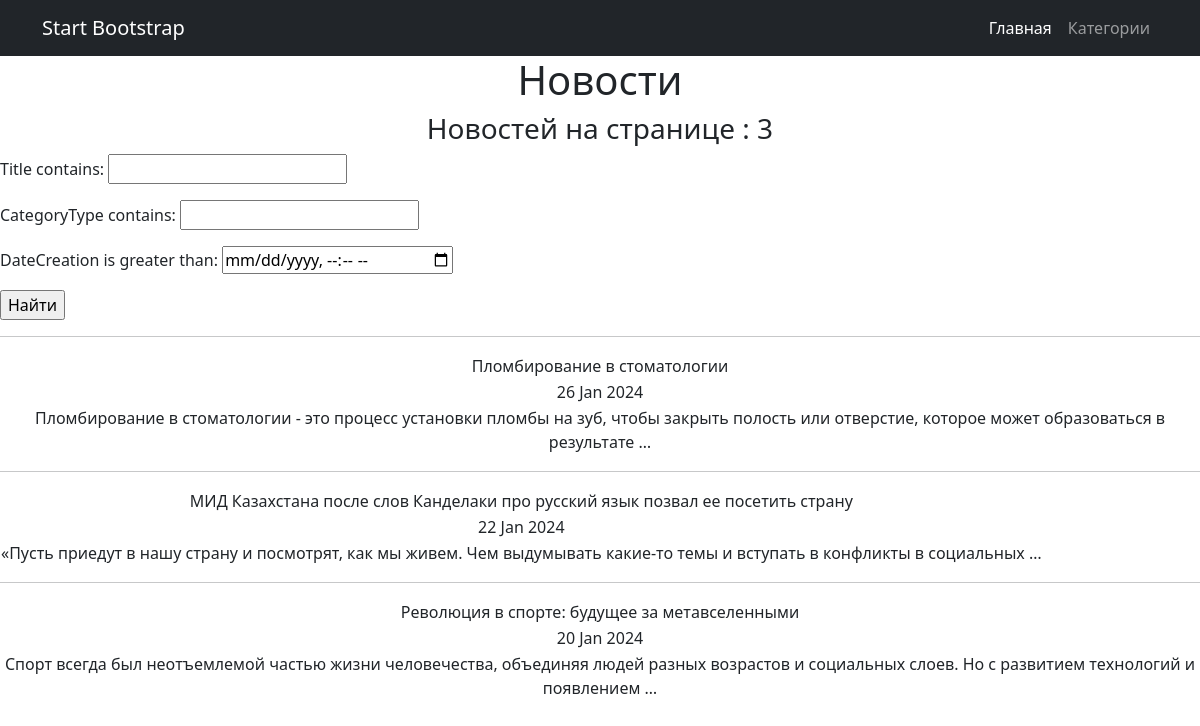
Before: /news/ with the older database file.
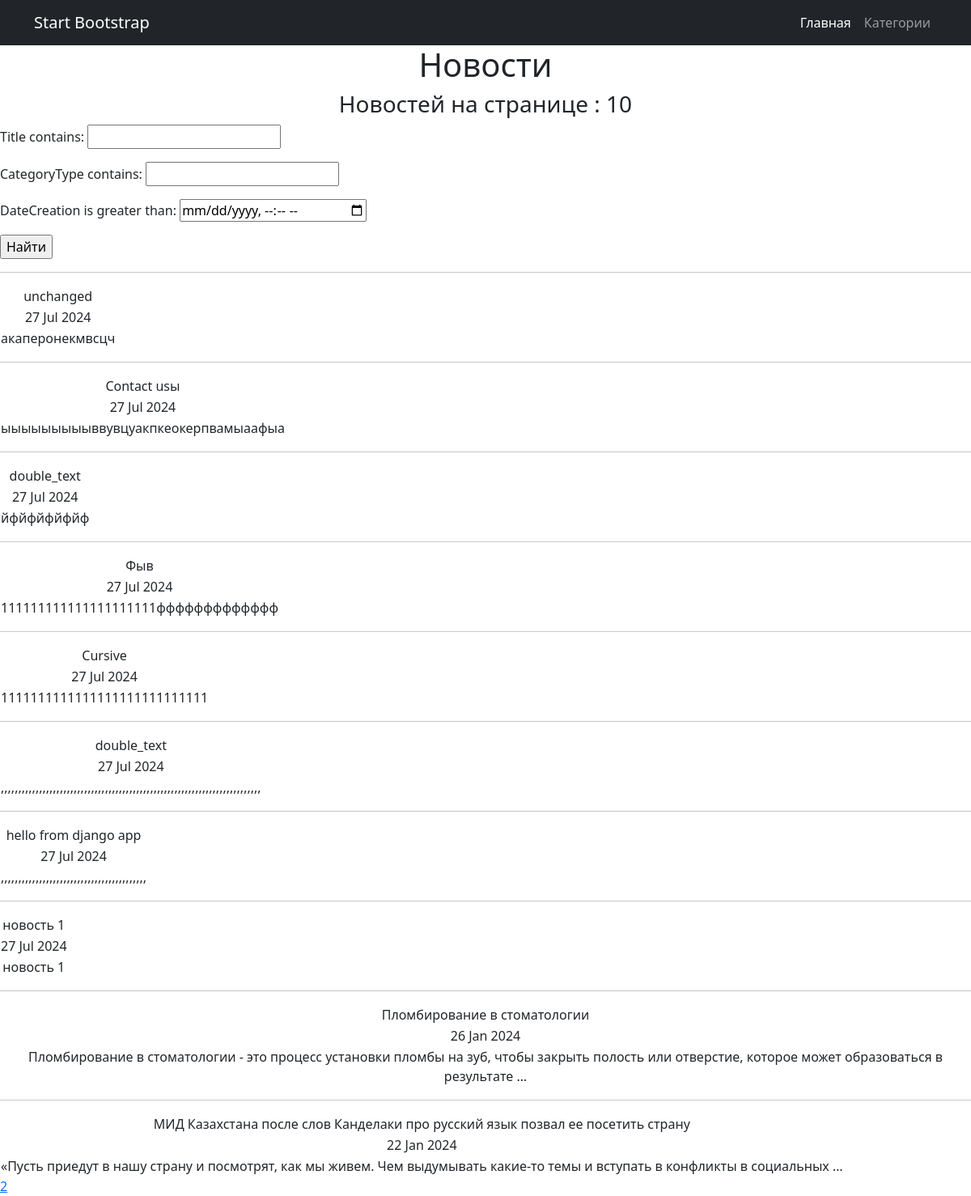
After: the same page with the newer database file.
### news/models.py (models this page shows, shortened)
class Post(models.Model):
    author = models.ForeignKey(Author, on_delete=models.CASCADE)
    NEWS = 'NW'
    ARTICLE = 'AR'
    CATEGORY_CHOICES = (
        (NEWS,'Новость'),
        (ARTICLE, 'Статья'),
    )
    categoryType = models.CharField(max_length=2, choices=CATEGORY_CHOICES, default=ARTICLE)
    dateCreation = models.DateTimeField(auto_now=True,)
    postCategory = models.ManyToManyField(Category, through='PostCategory')
    title = models.CharField(max_length=128)
    text = models.TextField()
    rating = models.SmallIntegerField(default=0)

### news/views.py (the view)
# urls.py: path('', News.as_view()),
class News(ListView):
    model = Post
    ordering = '-dateCreation'
    template_name = 'news.html'
    context_object_name = 'news'
    paginate_by = 10
    def get_queryset(self):
        queryset = super().get_queryset()
        self.filterset = NewsFilter(self.request.GET, queryset)
        return self.filterset.qs
    def get_context_data(self, **kwargs):
        context = super().get_context_data(**kwargs)
        context['time_now'] = datetime.utcnow()
        context['next_sale'] = None
        context['filterset'] = self.filterset
        return context

### templates/news.html (shortened to what this page needs)
{% extends 'flatpages/default.html' %}
{% load custom_filters %}
{% block content %}
    <h1 style="text-align: center;">Новости</h1>
    <h3 style="text-align: center;">Новостей на странице : {{ news|length }}</h3>
    <form action="" method="get">
        {{ filterset.form.as_p }}
        <input type="submit" value="Найти" />
    </form>
    {% if news %}
        {% for separateNews in news %}
            <table style="text-align: center;">
            <hr>
            <tr>
                <td style="text-align: center;">{{ separateNews.title }}</td>
            </tr>
            <tr>
            <td style="text-align: center;">{{ separateNews.dateCreation|date:'d M Y' }}</td>
            </tr>
            <tr>
                <td style="text-align: center;">{{ separateNews.text|truncatewords:20 }}</td>
            </tr>
            </table>
            {% endfor %}
        {% else %} <h2>Новостей пока нет</h2>
    {% endif %}
    {% if page_obj.has_next %}
        <a href="?page={{ page_obj.next_page_number }}">{{ page_obj.next_page_number }}</a>
    {% endif %}
{% endblock content %}

### templates/flatpages/default.html (shortened to what this page needs)
<!DOCTYPE html>
<html lang="en">
    <head>
        {% load static %}
        <link href="{% static 'css/styles.css' %}" rel="stylesheet" />
    </head>
    <body>
        <nav class="navbar navbar-expand-lg navbar-dark bg-dark">
            <div class="container">
                <a class="navbar-brand" href="#">Start Bootstrap</a>
                <div class="collapse navbar-collapse" id="navbarSupportedContent">
                    <ul class="navbar-nav ms-auto mb-2 mb-lg-0">
                        <li class="nav-item"><a class="nav-link active" aria-current="page" href="#">Главная</a></li>
                        <li class="nav-item"><a class="nav-link" href="#">Категории</a></li>
                    </ul>
                </div>
            </div>
        </nav>
        {% block content %}{% endblock content %}
    </body>
</html>

Changed rows visible on the page:
no longer on this page (row unchanged): Post: title "Революция в спорте: будущее за метавселенными", dateCreation "20 Jan 2024", text "Спорт всегда был неотъемлемой частью жизни человечества, объединяя людей разных возрастов и социальных слоев. Но с развитием технологий и появлением …"
added Post: title "unchanged", dateCreation "27 Jul 2024", text "акаперонекмвсцч"
added Post: title "Contact usы", dateCreation "27 Jul 2024", text "ыыыыыыыыыввувцуакпкеокерпвамыаафыа"
added Post: title "double_text", dateCreation "27 Jul 2024", text "йфйфйфйфйф"
added Post: title "Фыв", dateCreation "27 Jul 2024", text "111111111111111111111ффффффффффффф"
added Post: title "Cursive", dateCreation "27 Jul 2024", text "1111111111111111111111111111"
added Post: title "double_text", dateCreation "27 Jul 2024", text ",,,,,,,,,,,,,,,,,,,,,,,,,,,,,,,,,,,,,,,,,,,,,,,,,,,,,,,,,,,,,,,,,,,,,,,,,,,"
added Post: title "hello from django app", dateCreation "27 Jul 2024", text ",,,,,,,,,,,,,,,,,,,,,,,,,,,,,,,,,,,,,,,,,,"
added Post: title "новость 1", dateCreation "27 Jul 2024", text "новость 1"
Other visible differences:
{{ news|length }}: "3" → "10"
{{ page_obj.next_page_number }}: (not shown) → "2"
